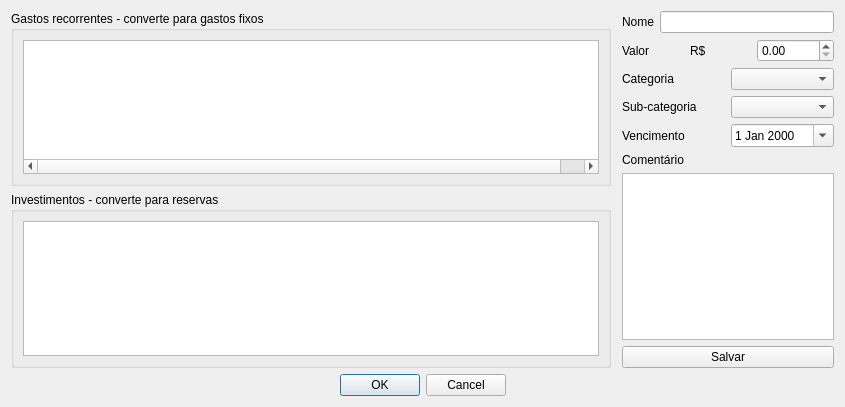
<?xml version="1.0" encoding="UTF-8"?>
<ui version="4.0">
 <class>Form</class>
 <widget class="QWidget" name="Form">
  <property name="geometry">
   <rect>
    <x>0</x>
    <y>0</y>
    <width>845</width>
    <height>407</height>
   </rect>
  </property>
  <property name="minimumSize">
   <size>
    <width>845</width>
    <height>400</height>
   </size>
  </property>
  <property name="maximumSize">
   <size>
    <width>9999</width>
    <height>9999</height>
   </size>
  </property>
  <property name="windowTitle">
   <string>Gerar um novo mês</string>
  </property>
  <layout class="QVBoxLayout" name="verticalLayout_5">
   <item>
    <layout class="QHBoxLayout" name="horizontalLayout_6">
     <item>
      <layout class="QVBoxLayout" name="verticalLayout_4">
       <item>
        <widget class="QGroupBox" name="boxGeralGastos">
         <property name="minimumSize">
          <size>
           <width>600</width>
           <height>175</height>
          </size>
         </property>
         <property name="title">
          <string>Gastos recorrentes - converte para gastos fixos</string>
         </property>
         <layout class="QVBoxLayout" name="verticalLayout">
          <item>
           <widget class="QTreeWidget" name="treeGeralGastos">
            <property name="alternatingRowColors">
             <bool>true</bool>
            </property>
            <property name="rootIsDecorated">
             <bool>true</bool>
            </property>
            <property name="uniformRowHeights">
             <bool>false</bool>
            </property>
            <property name="itemsExpandable">
             <bool>false</bool>
            </property>
            <property name="sortingEnabled">
             <bool>true</bool>
            </property>
            <property name="wordWrap">
             <bool>true</bool>
            </property>
            <property name="headerHidden">
             <bool>true</bool>
            </property>
            <attribute name="headerVisible">
             <bool>false</bool>
            </attribute>
            <attribute name="headerCascadingSectionResizes">
             <bool>false</bool>
            </attribute>
            <attribute name="headerHighlightSections">
             <bool>false</bool>
            </attribute>
            <column>
             <property name="text">
              <string>Nome</string>
             </property>
            </column>
            <column>
             <property name="text">
              <string>Valor</string>
             </property>
            </column>
            <column>
             <property name="text">
              <string>Vencimento</string>
             </property>
            </column>
            <column>
             <property name="text">
              <string>Prestação</string>
             </property>
            </column>
            <column>
             <property name="text">
              <string>Categoria</string>
             </property>
            </column>
            <column>
             <property name="text">
              <string>Sub-categoria</string>
             </property>
            </column>
           </widget>
          </item>
         </layout>
        </widget>
       </item>
       <item>
        <widget class="QGroupBox" name="boxInvestimentos">
         <property name="minimumSize">
          <size>
           <width>500</width>
           <height>175</height>
          </size>
         </property>
         <property name="title">
          <string>Investimentos - converte para reservas</string>
         </property>
         <layout class="QVBoxLayout" name="verticalLayout_2">
          <item>
           <widget class="QTreeWidget" name="treeInvestimentos">
            <property name="alternatingRowColors">
             <bool>true</bool>
            </property>
            <property name="rootIsDecorated">
             <bool>true</bool>
            </property>
            <property name="uniformRowHeights">
             <bool>false</bool>
            </property>
            <property name="itemsExpandable">
             <bool>false</bool>
            </property>
            <property name="sortingEnabled">
             <bool>true</bool>
            </property>
            <property name="wordWrap">
             <bool>true</bool>
            </property>
            <property name="headerHidden">
             <bool>true</bool>
            </property>
            <attribute name="headerVisible">
             <bool>false</bool>
            </attribute>
            <attribute name="headerCascadingSectionResizes">
             <bool>false</bool>
            </attribute>
            <attribute name="headerHighlightSections">
             <bool>false</bool>
            </attribute>
            <column>
             <property name="text">
              <string>Nome</string>
             </property>
            </column>
            <column>
             <property name="text">
              <string>Valor</string>
             </property>
            </column>
           </widget>
          </item>
         </layout>
        </widget>
       </item>
      </layout>
     </item>
     <item>
      <spacer name="horizontalSpacer">
       <property name="orientation">
        <enum>Qt::Horizontal</enum>
       </property>
       <property name="sizeType">
        <enum>QSizePolicy::Fixed</enum>
       </property>
       <property name="sizeHint" stdset="0">
        <size>
         <width>5</width>
         <height>20</height>
        </size>
       </property>
      </spacer>
     </item>
     <item>
      <layout class="QVBoxLayout" name="verticalLayout_3">
       <item>
        <layout class="QHBoxLayout" name="horizontalLayout">
         <item>
          <widget class="QLabel" name="labelGasto">
           <property name="text">
            <string>Nome</string>
           </property>
          </widget>
         </item>
         <item>
          <widget class="QLineEdit" name="inputGasto"/>
         </item>
        </layout>
       </item>
       <item>
        <layout class="QHBoxLayout" name="horizontalLayout_4">
         <item>
          <widget class="QLabel" name="labelValor">
           <property name="text">
            <string>Valor</string>
           </property>
          </widget>
         </item>
         <item>
          <widget class="QLabel" name="labelValor_2">
           <property name="text">
            <string>R$</string>
           </property>
          </widget>
         </item>
         <item>
          <widget class="QDoubleSpinBox" name="spinValor">
           <property name="decimals">
            <number>2</number>
           </property>
           <property name="maximum">
            <double>99999.990000000005239</double>
           </property>
           <property name="value">
            <double>0.000000000000000</double>
           </property>
          </widget>
         </item>
        </layout>
       </item>
       <item>
        <layout class="QHBoxLayout" name="horizontalLayout_2">
         <item>
          <widget class="QLabel" name="labelCategoria">
           <property name="text">
            <string>Categoria</string>
           </property>
          </widget>
         </item>
         <item>
          <widget class="QComboBox" name="comboCategoria"/>
         </item>
        </layout>
       </item>
       <item>
        <layout class="QHBoxLayout" name="horizontalLayout_5">
         <item>
          <widget class="QLabel" name="labelSub">
           <property name="text">
            <string>Sub-categoria</string>
           </property>
          </widget>
         </item>
         <item>
          <widget class="QComboBox" name="comboSub"/>
         </item>
        </layout>
       </item>
       <item>
        <layout class="QHBoxLayout" name="horizontalLayout_3">
         <item>
          <widget class="QLabel" name="labelPrevisao">
           <property name="text">
            <string>Vencimento</string>
           </property>
          </widget>
         </item>
         <item>
          <widget class="QDateEdit" name="dateEdit">
           <property name="calendarPopup">
            <bool>true</bool>
           </property>
          </widget>
         </item>
        </layout>
       </item>
       <item>
        <widget class="QLabel" name="labelComentario">
         <property name="text">
          <string>Comentário</string>
         </property>
        </widget>
       </item>
       <item>
        <widget class="QTextEdit" name="textComentario"/>
       </item>
       <item>
        <widget class="QPushButton" name="pushButton">
         <property name="text">
          <string>Salvar</string>
         </property>
        </widget>
       </item>
      </layout>
     </item>
    </layout>
   </item>
   <item>
    <widget class="QDialogButtonBox" name="buttonBox">
     <property name="standardButtons">
      <set>QDialogButtonBox::Cancel|QDialogButtonBox::Ok</set>
     </property>
     <property name="centerButtons">
      <bool>true</bool>
     </property>
    </widget>
   </item>
  </layout>
 </widget>
 <resources/>
 <connections/>
</ui>
